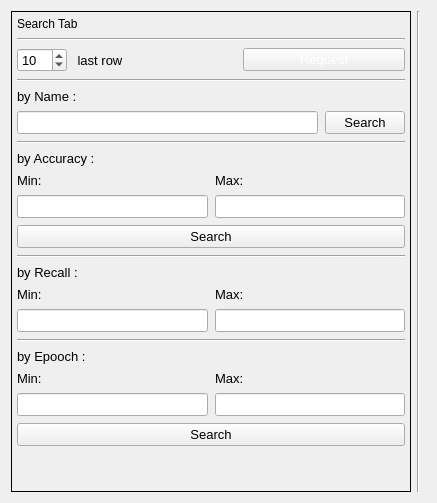
                         <widget class="QWidget" name="page_binary_history">
                          <layout class="QHBoxLayout" name="horizontalLayout_44">
                           <item>
                            <widget class="QFrame" name="frame_33">
                             <property name="minimumSize">
                              <size>
                               <width>400</width>
                               <height>0</height>
                              </size>
                             </property>
                             <property name="maximumSize">
                              <size>
                               <width>300</width>
                               <height>16777215</height>
                              </size>
                             </property>
                             <property name="frameShape">
                              <enum>QFrame::Panel</enum>
                             </property>
                             <property name="frameShadow">
                              <enum>QFrame::Plain</enum>
                             </property>
                             <property name="lineWidth">
                              <number>1</number>
                             </property>
                             <layout class="QVBoxLayout" name="verticalLayout_52">
                              <property name="spacing">
                               <number>7</number>
                              </property>
                              <property name="leftMargin">
                               <number>5</number>
                              </property>
                              <property name="topMargin">
                               <number>5</number>
                              </property>
                              <property name="rightMargin">
                               <number>5</number>
                              </property>
                              <property name="bottomMargin">
                               <number>5</number>
                              </property>
                              <item>
                               <widget class="QLabel" name="label_78">
                                <property name="text">
                                 <string>Search Tab</string>
                                </property>
                               </widget>
                              </item>
                              <item>
                               <widget class="Line" name="line_25">
                                <property name="orientation">
                                 <enum>Qt::Horizontal</enum>
                                </property>
                               </widget>
                              </item>
                              <item>
                               <layout class="QHBoxLayout" name="horizontalLayout_45">
                                <item>
                                 <widget class="QSpinBox" name="spinBox_tedad_2">
                                  <property name="maximumSize">
                                   <size>
                                    <width>50</width>
                                    <height>16777212</height>
                                   </size>
                                  </property>
                                  <property name="font">
                                   <font>
                                    <family>Segoe UI</family>
                                    <pointsize>10</pointsize>
                                    <weight>50</weight>
                                    <italic>false</italic>
                                    <bold>false</bold>
                                   </font>
                                  </property>
                                  <property name="prefix">
                                   <string/>
                                  </property>
                                  <property name="maximum">
                                   <number>999</number>
                                  </property>
                                  <property name="value">
                                   <number>10</number>
                                  </property>
                                 </widget>
                                </item>
                                <item>
                                 <widget class="QLabel" name="label_79">
                                  <property name="font">
                                   <font>
                                    <family>Segoe UI</family>
                                    <pointsize>10</pointsize>
                                    <weight>50</weight>
                                    <italic>false</italic>
                                    <bold>false</bold>
                                   </font>
                                  </property>
                                  <property name="text">
                                   <string> last row</string>
                                  </property>
                                 </widget>
                                </item>
                                <item>
                                 <widget class="QPushButton" name="request_btn_2">
                                  <property name="font">
                                   <font>
                                    <family>Segoe UI</family>
                                    <pointsize>10</pointsize>
                                    <weight>50</weight>
                                    <italic>false</italic>
                                    <bold>false</bold>
                                   </font>
                                  </property>
                                  <property name="styleSheet">
                                   <string notr="true">	color:rgb(255,255,255);</string>
                                  </property>
                                  <property name="text">
                                   <string>Request</string>
                                  </property>
                                 </widget>
                                </item>
                               </layout>
                              </item>
                              <item>
                               <layout class="QVBoxLayout" name="verticalLayout_53">
                                <item>
                                 <widget class="Line" name="line_15">
                                  <property name="orientation">
                                   <enum>Qt::Horizontal</enum>
                                  </property>
                                 </widget>
                                </item>
                                <item>
                                 <widget class="QLabel" name="label_80">
                                  <property name="maximumSize">
                                   <size>
                                    <width>16777215</width>
                                    <height>20</height>
                                   </size>
                                  </property>
                                  <property name="font">
                                   <font>
                                    <family>Segoe UI</family>
                                    <pointsize>10</pointsize>
                                    <weight>50</weight>
                                    <italic>false</italic>
                                    <bold>false</bold>
                                   </font>
                                  </property>
                                  <property name="text">
                                   <string>by Name :</string>
                                  </property>
                                 </widget>
                                </item>
                                <item>
                                 <layout class="QHBoxLayout" name="horizontalLayout_46">
                                  <item>
                                   <widget class="QLineEdit" name="lineEdit_id_8">
                                    <property name="font">
                                     <font>
                                      <family>Segoe UI</family>
                                      <pointsize>10</pointsize>
                                      <weight>50</weight>
                                      <italic>false</italic>
                                      <bold>false</bold>
                                     </font>
                                    </property>
                                   </widget>
                                  </item>
                                  <item>
                                   <widget class="QPushButton" name="search_id_btn_3">
                                    <property name="font">
                                     <font>
                                      <family>Segoe UI</family>
                                      <pointsize>10</pointsize>
                                      <weight>50</weight>
                                      <italic>false</italic>
                                      <bold>false</bold>
                                     </font>
                                    </property>
                                    <property name="text">
                                     <string>Search</string>
                                    </property>
                                   </widget>
                                  </item>
                                 </layout>
                                </item>
                               </layout>
                              </item>
                              <item>
                               <layout class="QVBoxLayout" name="verticalLayout_54">
                                <item>
                                 <widget class="Line" name="line_16">
                                  <property name="orientation">
                                   <enum>Qt::Horizontal</enum>
                                  </property>
                                 </widget>
                                </item>
                                <item>
                                 <widget class="QLabel" name="label_81">
                                  <property name="font">
                                   <font>
                                    <family>Segoe UI</family>
                                    <pointsize>10</pointsize>
                                    <weight>50</weight>
                                    <italic>false</italic>
                                    <bold>false</bold>
                                   </font>
                                  </property>
                                  <property name="text">
                                   <string>by Accuracy :</string>
                                  </property>
                                 </widget>
                                </item>
                                <item>
                                 <layout class="QHBoxLayout" name="horizontalLayout_47">
                                  <item>
                                   <layout class="QVBoxLayout" name="verticalLayout_55">
                                    <item>
                                     <widget class="QLabel" name="label_82">
                                      <property name="maximumSize">
                                       <size>
                                        <width>16777215</width>
                                        <height>20</height>
                                       </size>
                                      </property>
                                      <property name="font">
                                       <font>
                                        <family>Segoe UI</family>
                                        <pointsize>10</pointsize>
                                        <weight>50</weight>
                                        <italic>false</italic>
                                        <bold>false</bold>
                                       </font>
                                      </property>
                                      <property name="text">
                                       <string>Min:</string>
                                      </property>
                                     </widget>
                                    </item>
                                    <item>
                                     <widget class="QLineEdit" name="lineEdit_id_9">
                                      <property name="maximumSize">
                                       <size>
                                        <width>16777215</width>
                                        <height>30</height>
                                       </size>
                                      </property>
                                      <property name="font">
                                       <font>
                                        <family>Segoe UI</family>
                                        <pointsize>10</pointsize>
                                        <weight>50</weight>
                                        <italic>false</italic>
                                        <bold>false</bold>
                                       </font>
                                      </property>
                                     </widget>
                                    </item>
                                   </layout>
                                  </item>
                                  <item>
                                   <layout class="QVBoxLayout" name="verticalLayout_56">
                                    <item>
                                     <widget class="QLabel" name="label_83">
                                      <property name="maximumSize">
                                       <size>
                                        <width>16777215</width>
                                        <height>20</height>
                                       </size>
                                      </property>
                                      <property name="font">
                                       <font>
                                        <family>Segoe UI</family>
                                        <pointsize>10</pointsize>
                                        <weight>50</weight>
                                        <italic>false</italic>
                                        <bold>false</bold>
                                       </font>
                                      </property>
                                      <property name="text">
                                       <string>Max:</string>
                                      </property>
                                     </widget>
                                    </item>
                                    <item>
                                     <widget class="QLineEdit" name="lineEdit_id_10">
                                      <property name="maximumSize">
                                       <size>
                                        <width>16777215</width>
                                        <height>30</height>
                                       </size>
                                      </property>
                                      <property name="font">
                                       <font>
                                        <family>Segoe UI</family>
                                        <pointsize>10</pointsize>
                                        <weight>50</weight>
                                        <italic>false</italic>
                                        <bold>false</bold>
                                       </font>
                                      </property>
                                     </widget>
                                    </item>
                                   </layout>
                                  </item>
                                 </layout>
                                </item>
                                <item>
                                 <widget class="QPushButton" name="search_id_btn_5">
                                  <property name="maximumSize">
                                   <size>
                                    <width>16777215</width>
                                    <height>30</height>
                                   </size>
                                  </property>
                                  <property name="font">
                                   <font>
                                    <family>Segoe UI</family>
                                    <pointsize>10</pointsize>
                                    <weight>50</weight>
                                    <italic>false</italic>
                                    <bold>false</bold>
                                   </font>
                                  </property>
                                  <property name="text">
                                   <string>Search</string>
                                  </property>
                                 </widget>
                                </item>
                               </layout>
                              </item>
                              <item>
                               <widget class="Line" name="line_17">
                                <property name="orientation">
                                 <enum>Qt::Horizontal</enum>
                                </property>
                               </widget>
                              </item>
                              <item>
                               <widget class="QLabel" name="label_84">
                                <property name="maximumSize">
                                 <size>
                                  <width>16777215</width>
                                  <height>20</height>
                                 </size>
                                </property>
                                <property name="font">
                                 <font>
                                  <family>Segoe UI</family>
                                  <pointsize>10</pointsize>
                                  <weight>50</weight>
                                  <italic>false</italic>
                                  <bold>false</bold>
                                 </font>
                                </property>
                                <property name="text">
                                 <string>by Recall :</string>
                                </property>
                               </widget>
                              </item>
                              <item>
                               <layout class="QHBoxLayout" name="horizontalLayout_48">
                                <item>
                                 <layout class="QVBoxLayout" name="verticalLayout_57">
                                  <item>
                                   <widget class="QLabel" name="label_85">
                                    <property name="maximumSize">
                                     <size>
                                      <width>16777215</width>
                                      <height>20</height>
                                     </size>
                                    </property>
                                    <property name="font">
                                     <font>
                                      <family>Segoe UI</family>
                                      <pointsize>10</pointsize>
                                      <weight>50</weight>
                                      <italic>false</italic>
                                      <bold>false</bold>
                                     </font>
                                    </property>
                                    <property name="text">
                                     <string>Min:</string>
                                    </property>
                                   </widget>
                                  </item>
                                  <item>
                                   <widget class="QLineEdit" name="lineEdit_id_11">
                                    <property name="maximumSize">
                                     <size>
                                      <width>16777215</width>
                                      <height>30</height>
                                     </size>
                                    </property>
                                    <property name="font">
                                     <font>
                                      <family>Segoe UI</family>
                                      <pointsize>10</pointsize>
                                      <weight>50</weight>
                                      <italic>false</italic>
                                      <bold>false</bold>
                                     </font>
                                    </property>
                                   </widget>
                                  </item>
                                 </layout>
                                </item>
                                <item>
                                 <layout class="QVBoxLayout" name="verticalLayout_58">
                                  <item>
                                   <widget class="QLabel" name="label_86">
                                    <property name="maximumSize">
                                     <size>
                                      <width>16777215</width>
                                      <height>20</height>
                                     </size>
                                    </property>
                                    <property name="font">
                                     <font>
                                      <family>Segoe UI</family>
                                      <pointsize>10</pointsize>
                                      <weight>50</weight>
                                      <italic>false</italic>
                                      <bold>false</bold>
                                     </font>
                                    </property>
                                    <property name="text">
                                     <string>Max:</string>
                                    </property>
                                   </widget>
                                  </item>
                                  <item>
                                   <widget class="QLineEdit" name="lineEdit_id_12">
                                    <property name="maximumSize">
                                     <size>
                                      <width>16777215</width>
                                      <height>30</height>
                                     </size>
                                    </property>
                                    <property name="font">
                                     <font>
                                      <family>Segoe UI</family>
                                      <pointsize>10</pointsize>
                                      <weight>50</weight>
                                      <italic>false</italic>
                                      <bold>false</bold>
                                     </font>
                                    </property>
                                   </widget>
                                  </item>
                                 </layout>
                                </item>
                               </layout>
                              </item>
                              <item>
                               <layout class="QVBoxLayout" name="verticalLayout_59">
                                <item>
                                 <widget class="Line" name="line_18">
                                  <property name="orientation">
                                   <enum>Qt::Horizontal</enum>
                                  </property>
                                 </widget>
                                </item>
                                <item>
                                 <widget class="QLabel" name="label_87">
                                  <property name="maximumSize">
                                   <size>
                                    <width>16777215</width>
                                    <height>20</height>
                                   </size>
                                  </property>
                                  <property name="font">
                                   <font>
                                    <family>Segoe UI</family>
                                    <pointsize>10</pointsize>
                                    <weight>50</weight>
                                    <italic>false</italic>
                                    <bold>false</bold>
                                   </font>
                                  </property>
                                  <property name="text">
                                   <string>by Epooch :</string>
                                  </property>
                                 </widget>
                                </item>
                                <item>
                                 <layout class="QHBoxLayout" name="horizontalLayout_49">
                                  <item>
                                   <layout class="QVBoxLayout" name="verticalLayout_60">
                                    <item>
                                     <widget class="QLabel" name="label_88">
                                      <property name="maximumSize">
                                       <size>
                                        <width>16777215</width>
                                        <height>20</height>
                                       </size>
                                      </property>
                                      <property name="font">
                                       <font>
                                        <family>Segoe UI</family>
                                        <pointsize>10</pointsize>
                                        <weight>50</weight>
                                        <italic>false</italic>
                                        <bold>false</bold>
                                       </font>
                                      </property>
                                      <property name="text">
                                       <string>Min:</string>
                                      </property>
                                     </widget>
                                    </item>
                                    <item>
                                     <widget class="QLineEdit" name="lineEdit_id_13">
                                      <property name="minimumSize">
                                       <size>
                                        <width>0</width>
                                        <height>15</height>
                                       </size>
                                      </property>
                                      <property name="maximumSize">
                                       <size>
                                        <width>16777215</width>
                                        <height>30</height>
                                       </size>
                                      </property>
                                      <property name="font">
                                       <font>
                                        <family>Segoe UI</family>
                                        <pointsize>10</pointsize>
                                        <weight>50</weight>
                                        <italic>false</italic>
                                        <bold>false</bold>
                                       </font>
                                      </property>
                                     </widget>
                                    </item>
                                   </layout>
                                  </item>
                                  <item>
                                   <layout class="QVBoxLayout" name="verticalLayout_61">
                                    <item>
                                     <widget class="QLabel" name="label_89">
                                      <property name="maximumSize">
                                       <size>
                                        <width>16777215</width>
                                        <height>20</height>
                                       </size>
                                      </property>
                                      <property name="font">
                                       <font>
                                        <family>Segoe UI</family>
                                        <pointsize>10</pointsize>
                                        <weight>50</weight>
                                        <italic>false</italic>
                                        <bold>false</bold>
                                       </font>
                                      </property>
                                      <property name="text">
                                       <string>Max:</string>
                                      </property>
                                     </widget>
                                    </item>
                                    <item>
                                     <widget class="QLineEdit" name="lineEdit_id_14">
                                      <property name="maximumSize">
                                       <size>
                                        <width>16777215</width>
                                        <height>30</height>
                                       </size>
                                      </property>
                                      <property name="font">
                                       <font>
                                        <family>Segoe UI</family>
                                        <pointsize>10</pointsize>
                                        <weight>50</weight>
                                        <italic>false</italic>
                                        <bold>false</bold>
                                       </font>
                                      </property>
                                     </widget>
                                    </item>
                                   </layout>
                                  </item>
                                 </layout>
                                </item>
                                <item>
                                 <widget class="QPushButton" name="search_id_btn_6">
                                  <property name="font">
                                   <font>
                                    <family>Segoe UI</family>
                                    <pointsize>10</pointsize>
                                    <weight>50</weight>
                                    <italic>false</italic>
                                    <bold>false</bold>
                                   </font>
                                  </property>
                                  <property name="text">
                                   <string>Search</string>
                                  </property>
                                 </widget>
                                </item>
                               </layout>
                              </item>
                              <item>
                               <spacer name="verticalSpacer_5">
                                <property name="orientation">
                                 <enum>Qt::Vertical</enum>
                                </property>
                                <property name="sizeHint" stdset="0">
                                 <size>
                                  <width>20</width>
                                  <height>40</height>
                                 </size>
                                </property>
                               </spacer>
                              </item>
                             </layout>
                            </widget>
                           </item>
                           <item>
                            <widget class="Line" name="line_14">
                             <property name="orientation">
                              <enum>Qt::Vertical</enum>
                             </property>
                            </widget>
                           </item>
                           <item>
                            <widget class="QFrame" name="frame_31">
                             <property name="frameShape">
                              <enum>QFrame::StyledPanel</enum>
                             </property>
                             <property name="frameShadow">
                              <enum>QFrame::Raised</enum>
                             </property>
                             <widget class="QLabel" name="label_26">
                              <property name="geometry">
                               <rect>
                                <x>100</x>
                                <y>-20</y>
                                <width>332</width>
                                <height>430</height>
                               </rect>
                              </property>
                              <property name="text">
                               <string>hist</string>
                              </property>
                             </widget>
                            </widget>
                           </item>
                          </layout>
                         </widget>
